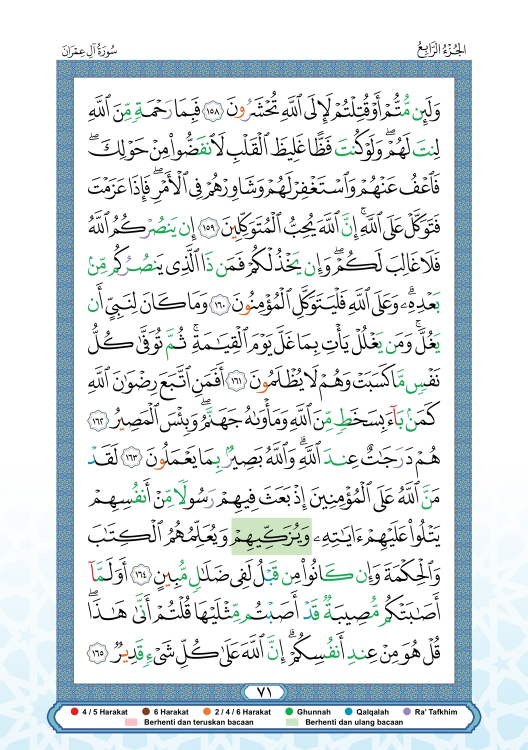
#> input picture v3Quran_Verificator/QariOCR_Finetuning/FT1/training_data/database/reference_imgs/071.jpg, 1056 x 1500 px (shown at 1/2 size); its folder holds only this picture in this run
$ python augment_perfect_pages.py
#> lines starting #> are read from the running program, lines starting #| are printed output that depends on the picture
"""
Data Augmentation Script for Perfect Quran Pages
=================================================

This script generates augmented versions of the 604 reference images to:
1. Prevent model memorization of specific images
2. Improve generalization to different image conditions
3. Force the model to learn features rather than memorize patterns

Augmentation techniques:
- Rotation (±2-5 degrees)
- Brightness/contrast variations
- Slight blur/noise
- Cropping/scaling
- Color temperature adjustments

Output: 1,200-1,500 augmented perfect samples (2-2.5x original)
"""

import os
import json
import cv2
import numpy as np
from PIL import Image, ImageEnhance
from pathlib import Path
from typing import Dict, List, Tuple
import random
from tqdm import tqdm

class PerfectPageAugmentor:
    """Augment perfect Quran pages for better model generalization"""

    def __init__(self,
                 reference_imgs_dir: str = "../../database/reference_imgs",
                 output_dir: str = "../training_data/augmented_perfect",
                 ground_truth_db: str = "../../database/quran_verses.db"):
        """
        Initialize the augmentor

        Args:
            reference_imgs_dir: Path to reference images (604 pages)
            output_dir: Output directory for augmented images
            ground_truth_db: Path to database with ground truth text
        """
        self.reference_imgs_dir = Path(reference_imgs_dir)
        self.output_dir = Path(output_dir)
        self.ground_truth_db = ground_truth_db

        # Create output directory
        self.output_dir.mkdir(parents=True, exist_ok=True)

        # Augmentation parameters
        self.augmentations_per_image = 2  # Generate 2-2.5x original

        # Load ground truth
        self.ground_truth = self._load_ground_truth()

    def _load_ground_truth(self) -> Dict:
        """Load ground truth text from database"""
        import sqlite3

        ground_truth = {}

        try:
            conn = sqlite3.connect(self.ground_truth_db)
            cursor = conn.cursor()

            # Get all verses
            cursor.execute("SELECT sura_number, aya_number, text_original FROM verses ORDER BY sura_number, aya_number")
            verses = cursor.fetchall()

            # Group by page (simplified - you may need page_mapper.py for accurate mapping)
            # For now, we'll store all verses and let the training script handle page mapping
            for sura, aya, text in verses:
                key = f"{sura}_{aya}"
                ground_truth[key] = text

            conn.close()
            print(f"✅ Loaded {len(ground_truth)} verses as ground truth")

        except Exception as e:
            print(f"⚠️ Could not load ground truth from database: {e}")
            print("   Will use image filenames only")

        return ground_truth

    def augment_rotation(self, image: np.ndarray, angle_range: Tuple[float, float] = (-5, 5)) -> np.ndarray:
        """Rotate image by small angle"""
        angle = random.uniform(*angle_range)
        h, w = image.shape[:2]
        center = (w // 2, h // 2)

        # Rotation matrix
        M = cv2.getRotationMatrix2D(center, angle, 1.0)

        # Rotate with white background
        rotated = cv2.warpAffine(image, M, (w, h),
                                 borderMode=cv2.BORDER_CONSTANT,
                                 borderValue=(255, 255, 255))
        return rotated

    def augment_brightness_contrast(self, image: np.ndarray) -> np.ndarray:
        """Adjust brightness and contrast"""
        pil_image = Image.fromarray(cv2.cvtColor(image, cv2.COLOR_BGR2RGB))

        # Random brightness (0.8 to 1.2)
        brightness_factor = random.uniform(0.85, 1.15)
        enhancer = ImageEnhance.Brightness(pil_image)
        pil_image = enhancer.enhance(brightness_factor)

        # Random contrast (0.8 to 1.2)
        contrast_factor = random.uniform(0.85, 1.15)
        enhancer = ImageEnhance.Contrast(pil_image)
        pil_image = enhancer.enhance(contrast_factor)

        return cv2.cvtColor(np.array(pil_image), cv2.COLOR_RGB2BGR)

    # [15 lines left out: function augment_blur_noise, not called in this run]

    def augment_scale_crop(self, image: np.ndarray, scale_range: Tuple[float, float] = (0.95, 1.05)) -> np.ndarray:
        """Scale and crop image"""
        h, w = image.shape[:2]
        scale = random.uniform(*scale_range)

        # Resize
        new_w, new_h = int(w * scale), int(h * scale)
        scaled = cv2.resize(image, (new_w, new_h), interpolation=cv2.INTER_LINEAR)

        # Crop or pad to original size
        if scale > 1.0:
            # Crop center
            start_x = (new_w - w) // 2
            start_y = (new_h - h) // 2
            return scaled[start_y:start_y+h, start_x:start_x+w]
        else:
            # Pad with white
            pad_x = (w - new_w) // 2
            pad_y = (h - new_h) // 2
            padded = np.full((h, w, 3), 255, dtype=np.uint8)
            padded[pad_y:pad_y+new_h, pad_x:pad_x+new_w] = scaled
            return padded

    # [13 lines left out: function augment_color_temperature, not called in this run]

    def apply_augmentation_pipeline(self, image: np.ndarray, augmentation_level: str = 'medium') -> np.ndarray:
        """Apply a pipeline of augmentations"""

        if augmentation_level == 'light':
            # Light augmentation - 1-2 techniques
            techniques = random.sample([
                self.augment_brightness_contrast,
                self.augment_rotation,
            ], k=random.randint(1, 2))

        elif augmentation_level == 'medium':
            # Medium augmentation - 2-3 techniques
            techniques = random.sample([
                self.augment_brightness_contrast,
                self.augment_rotation,
                self.augment_blur_noise,
                self.augment_scale_crop,
            ], k=random.randint(2, 3))

        else:  # heavy
            # Heavy augmentation - 3-4 techniques
            techniques = random.sample([
                self.augment_brightness_contrast,
                self.augment_rotation,
                self.augment_blur_noise,
                self.augment_scale_crop,
                self.augment_color_temperature,
            ], k=random.randint(3, 4))

        # Apply techniques sequentially
        augmented = image.copy()
        for technique in techniques:
            augmented = technique(augmented)

        return augmented

    def augment_single_image(self, image_path: Path, page_number: int) -> List[Dict]:
        """Augment a single image and return metadata"""
#> called with page_number = 71

        # Load image
        image = cv2.imread(str(image_path))
#> image is the input picture: shape (1500, 1056, 3); mean B, G, R 231.9, 229.5, 223.4
        if image is None:
            print(f"⚠️ Could not load image: {image_path}")
            return []

        augmented_samples = []

        # Generate augmented versions
        for i in range(self.augmentations_per_image):
            # Determine augmentation level
            if i == 0:
                level = 'light'
            elif i == 1:
                level = 'medium'
            else:
                level = 'heavy'

            # Apply augmentation
            augmented = self.apply_augmentation_pipeline(image, level)

            # Save augmented image
            output_filename = f"page_{page_number:03d}_aug_{i+1}.jpg"
            output_path = self.output_dir / output_filename
            cv2.imwrite(str(output_path), augmented, [cv2.IMWRITE_JPEG_QUALITY, 95])

            # Create metadata
            sample = {
                "id": f"perfect_aug_{page_number:03d}_{i+1}",
                "image_path": str(output_path.relative_to(self.output_dir.parent)),
                "original_page": page_number,
                "augmentation_level": level,
                "is_augmented": True,
                "has_error": False,
                "task": "text_extraction"
            }

            augmented_samples.append(sample)
#> this loop made 2 passes
#> pass 1, in augment_rotation, `rotated = cv2.warpAffine(image, M, (w, h), borderMode=cv2.BORDER_CONST..`:
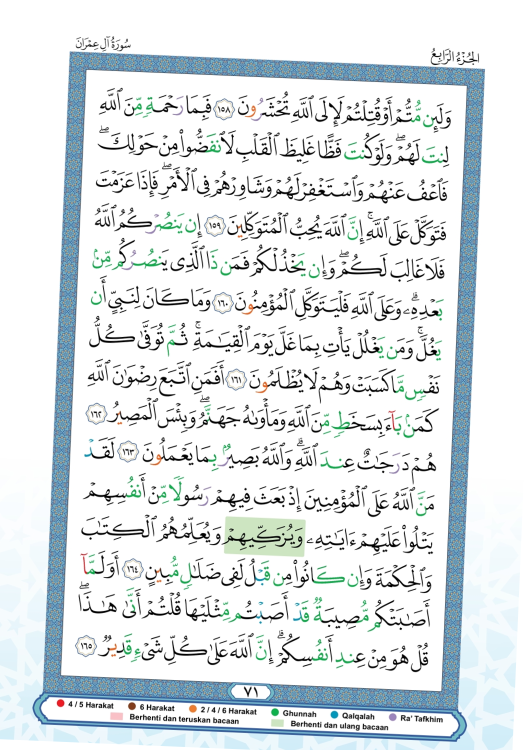
#> rotated: shape (1500, 1056, 3) (shown at 1/2 size); mean B, G, R 231.9, 229.6, 223.6
#> pass 1, in augment_single_image, `augmented = self.apply_augmentation_pipeline(image, level)`:
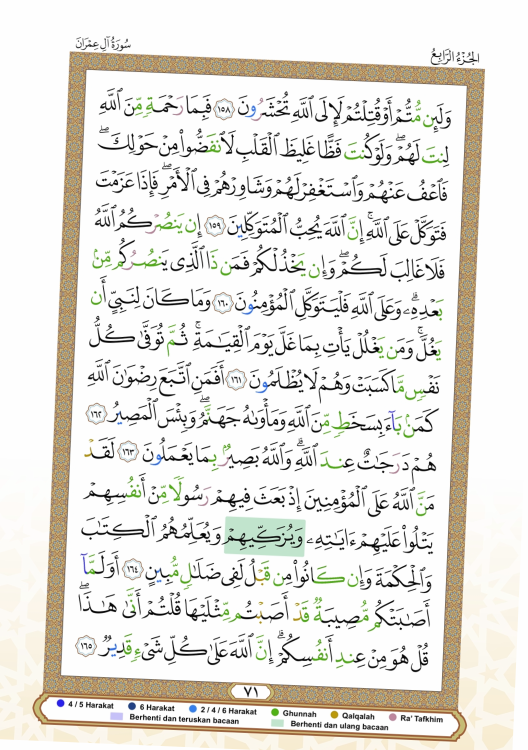
#> augmented: shape (1500, 1056, 3) (shown at 1/2 size); mean R, G, B 231.5, 229.2, 223.4
#> after the loop, augmented_samples = 2 items

        return augmented_samples

    def generate_augmented_dataset(self) -> Dict:
        """Generate complete augmented dataset"""

        print("🔄 Starting data augmentation for perfect pages...")
        print(f"   Reference images: {self.reference_imgs_dir}")
        print(f"   Output directory: {self.output_dir}")
        print(f"   Augmentations per image: {self.augmentations_per_image}")

        # Find all reference images
        image_files = sorted(self.reference_imgs_dir.glob("*.jpg"))
        print(f"   Found {len(image_files)} reference images")

        if len(image_files) == 0:
            print("❌ No reference images found!")
            return {}

        all_samples = []

        # Process each image
        for image_path in tqdm(image_files, desc="Augmenting images"):
            # Extract page number from filename (e.g., "001.jpg" -> 1)
            page_number = int(image_path.stem)

            # Augment image
            samples = self.augment_single_image(image_path, page_number)
#> samples = 2 items
            all_samples.extend(samples)

        # Generate metadata
        metadata = {
            "dataset_name": "Augmented Perfect Quran Pages",
            "version": "1.0",
            "total_samples": len(all_samples),
            "original_images": len(image_files),
            "augmentations_per_image": self.augmentations_per_image,
            "augmentation_techniques": [
                "rotation", "brightness/contrast", "blur/noise",
                "scale/crop", "color_temperature"
            ],
            "purpose": "Prevent memorization and improve generalization",
            "samples": all_samples
        }

        # Save metadata
        metadata_path = self.output_dir / "metadata_augmented.json"
        with open(metadata_path, 'w', encoding='utf-8') as f:
            json.dump(metadata, f, indent=2, ensure_ascii=False)

        print(f"\n✅ Augmentation complete!")
        print(f"   Total augmented samples: {len(all_samples)}")
#|    Total augmented samples: 2
        print(f"   Metadata saved to: {metadata_path}")

        return metadata

def main():
    """Main execution"""
    import argparse

    parser = argparse.ArgumentParser(description="Augment perfect Quran pages for FT2")
    parser.add_argument("--reference-dir", type=str,
                       default="../../database/reference_imgs",
                       help="Directory containing reference images")
    parser.add_argument("--output-dir", type=str,
                       default="../training_data/augmented_perfect",
                       help="Output directory for augmented images")
    parser.add_argument("--augmentations", type=int, default=2,
                       help="Number of augmentations per image (default: 2)")
    parser.add_argument("--db-path", type=str,
                       default="../../database/quran_verses.db",
                       help="Path to ground truth database")

    args = parser.parse_args()

    # Create augmentor
    augmentor = PerfectPageAugmentor(
        reference_imgs_dir=args.reference_dir,
        output_dir=args.output_dir,
        ground_truth_db=args.db_path
    )

    # Set augmentations per image
    augmentor.augmentations_per_image = args.augmentations

    # Generate augmented dataset
    metadata = augmentor.generate_augmented_dataset()
#> metadata = 8 items

    print("\n" + "="*50)
    print("📊 Augmentation Summary:")
    print(f"   Original images: {metadata.get('original_images', 0)}")
#|    Original images: 1
    print(f"   Augmented samples: {metadata.get('total_samples', 0)}")
#|    Augmented samples: 2
    print(f"   Multiplication factor: {metadata.get('total_samples', 0) / metadata.get('original_images', 1):.1f}x")
#|    Multiplication factor: 2.0x
    print("="*50)

if __name__ == "__main__":
    main()

$ run again, on v3Quran_Verificator/QariOCR_Finetuning/FT1/training_data/database/reference_imgs/206.jpg
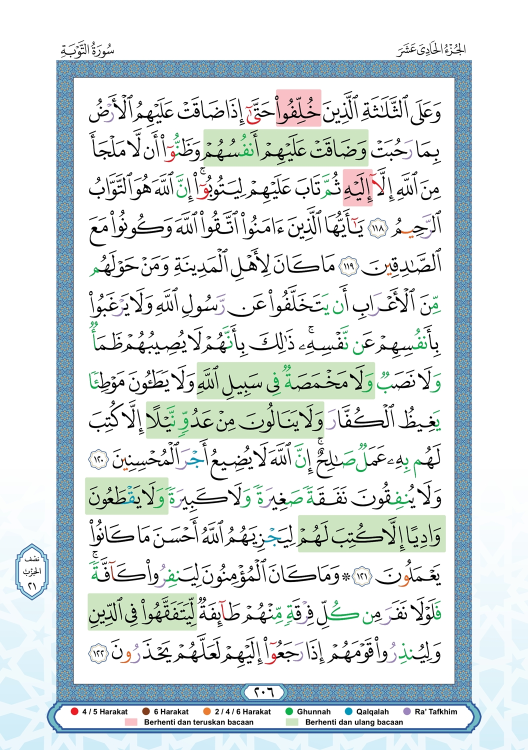
#> input picture v3Quran_Verificator/QariOCR_Finetuning/FT1/training_data/database/reference_imgs/206.jpg, 1056 x 1500 px (shown at 1/2 size)
#> in augment_single_image, image is the input picture: shape (1500, 1056, 3); mean B, G, R 227.2, 227, 219.9
#> the loop in augment_single_image, `for i in range(self.augmentations_per_image):` made 2 passes
#> pass 1, in augment_rotation, `rotated = cv2.warpAffine(image, M, (w, h), borderMode=cv2.BORDER_CONST..`:
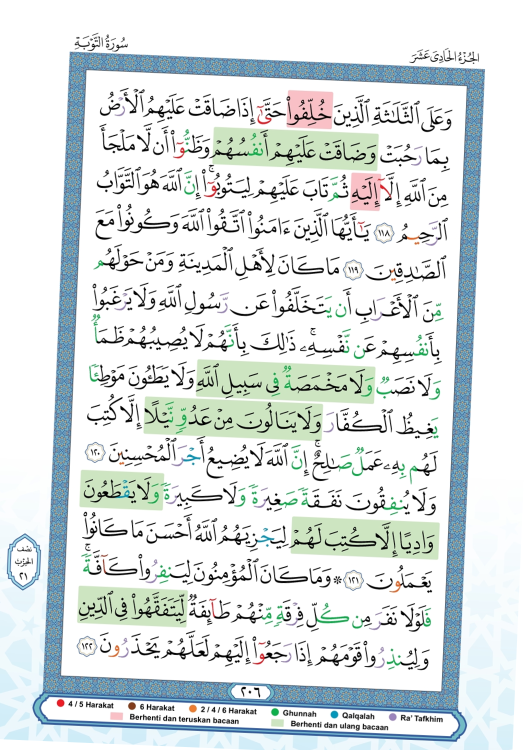
#> rotated: shape (1500, 1056, 3) (shown at 1/2 size); mean B, G, R 227.3, 227.1, 220.2
#> pass 1, in augment_single_image, `augmented = self.apply_augmentation_pipeline(image, level)`:
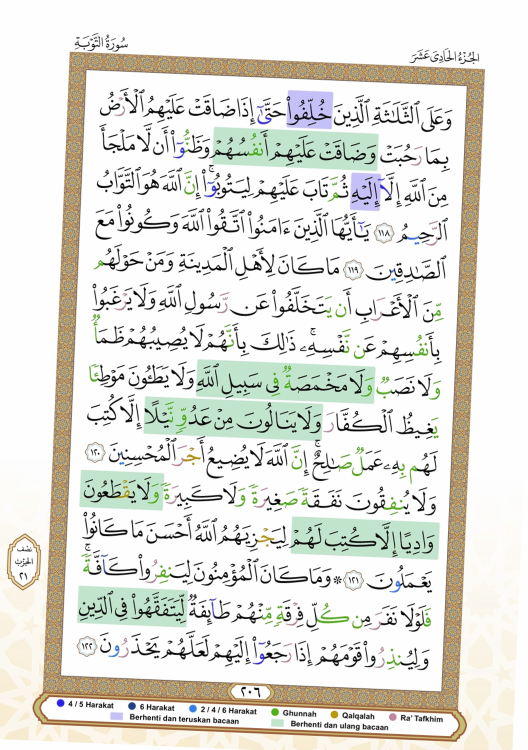
#> augmented: shape (1500, 1056, 3) (shown at 1/2 size); mean R, G, B 226.9, 226.7, 220.1
#> after the loop in augment_single_image, `for i in range(self.augmentations_per_image):`: augmented_samples = 2 items
#|    Total augmented samples: 2
#> metadata = 8 items
#|    Original images: 1
#|    Augmented samples: 2
#|    Multiplication factor: 2.0x

$ run again, on v3Quran_Verificator/QariOCR_Finetuning/FT1/training_data/database/reference_imgs/230.jpg
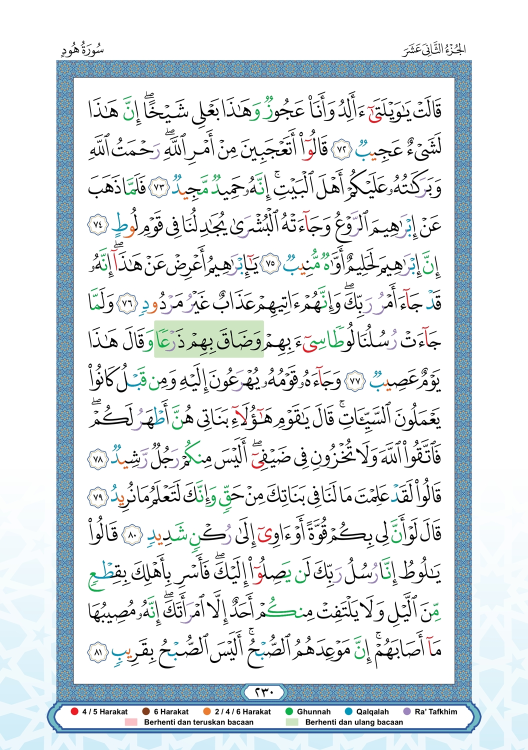
#> input picture v3Quran_Verificator/QariOCR_Finetuning/FT1/training_data/database/reference_imgs/230.jpg, 1056 x 1500 px (shown at 1/2 size)
#> in augment_single_image, image is the input picture: shape (1500, 1056, 3); mean B, G, R 232.1, 229.6, 223.7
#> the loop in augment_single_image, `for i in range(self.augmentations_per_image):` made 2 passes
#> pass 1, in augment_rotation, `rotated = cv2.warpAffine(image, M, (w, h), borderMode=cv2.BORDER_CONST..`:
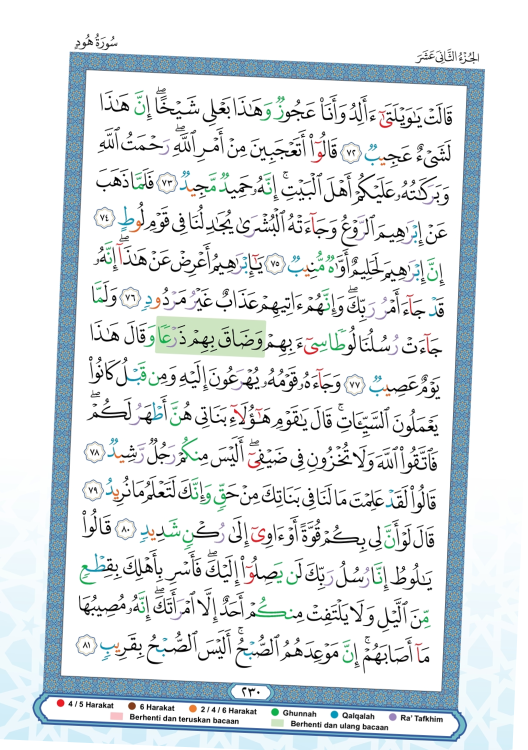
#> rotated: shape (1500, 1056, 3) (shown at 1/2 size); mean B, G, R 232.2, 229.7, 224
#> pass 1, in augment_single_image, `augmented = self.apply_augmentation_pipeline(image, level)`:
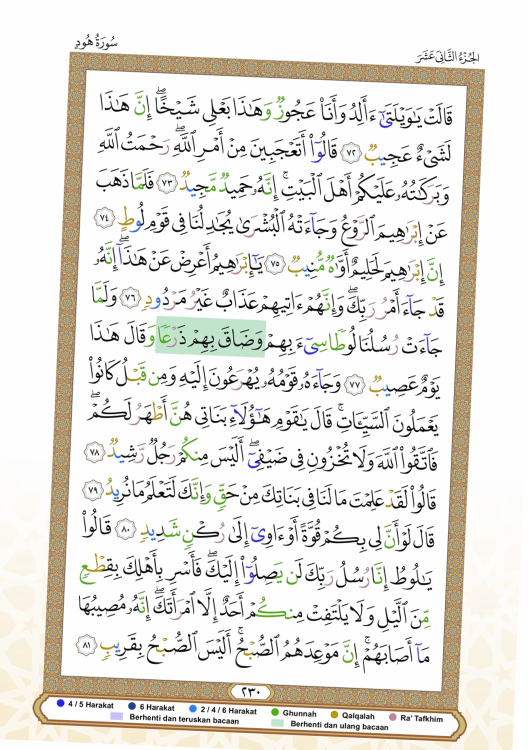
#> augmented: shape (1500, 1056, 3) (shown at 1/2 size); mean R, G, B 231.7, 229.3, 223.8
#> after the loop in augment_single_image, `for i in range(self.augmentations_per_image):`: augmented_samples = 2 items
#|    Total augmented samples: 2
#> metadata = 8 items
#|    Original images: 1
#|    Augmented samples: 2
#|    Multiplication factor: 2.0x

$ run again, on v3Quran_Verificator/QariOCR_Finetuning/FT1/training_data/database/reference_imgs/281.jpg
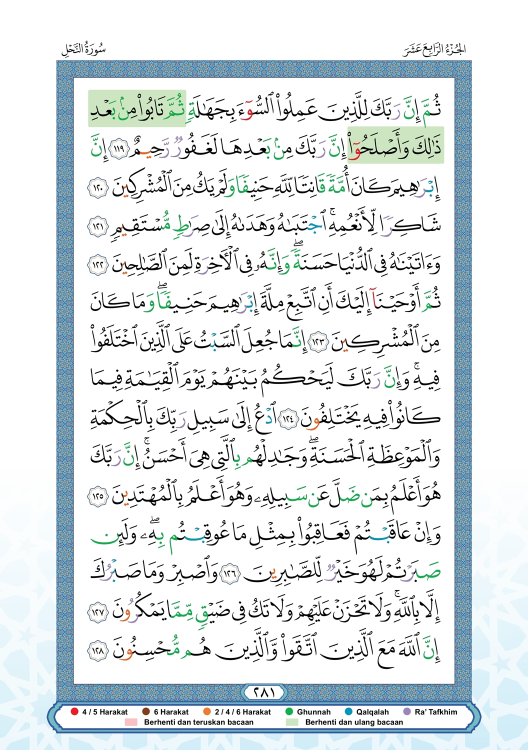
#> input picture v3Quran_Verificator/QariOCR_Finetuning/FT1/training_data/database/reference_imgs/281.jpg, 1056 x 1500 px (shown at 1/2 size)
#> in augment_single_image, image is the input picture: shape (1500, 1056, 3); mean B, G, R 232, 229.8, 223.7
#> the loop in augment_single_image, `for i in range(self.augmentations_per_image):` made 2 passes
#> pass 1, in augment_rotation, `rotated = cv2.warpAffine(image, M, (w, h), borderMode=cv2.BORDER_CONST..`:
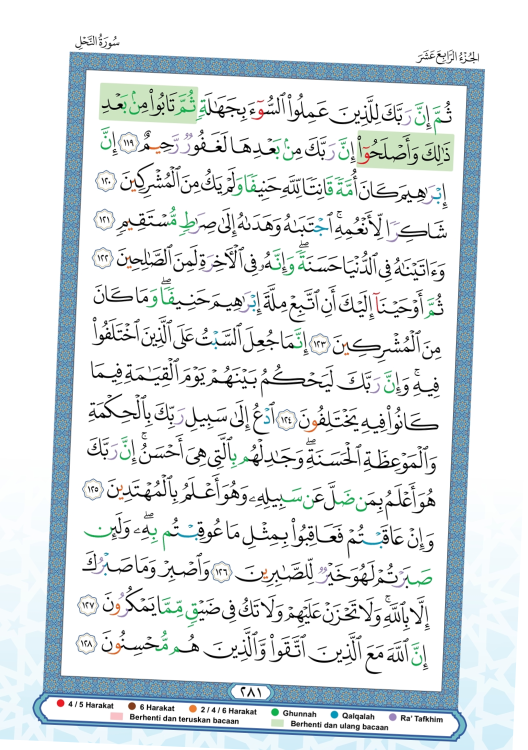
#> rotated: shape (1500, 1056, 3) (shown at 1/2 size); mean B, G, R 232, 229.9, 223.9
#> pass 1, in augment_single_image, `augmented = self.apply_augmentation_pipeline(image, level)`:
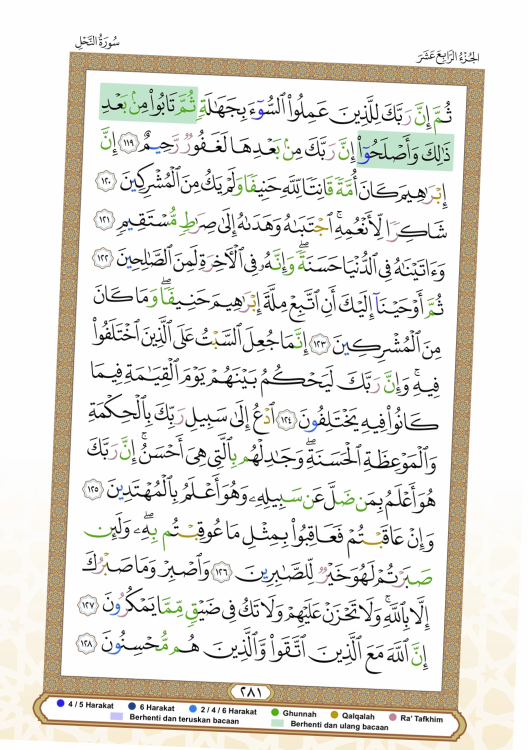
#> augmented: shape (1500, 1056, 3) (shown at 1/2 size); mean R, G, B 231.6, 229.5, 223.7
#> after the loop in augment_single_image, `for i in range(self.augmentations_per_image):`: augmented_samples = 2 items
#|    Total augmented samples: 2
#> metadata = 8 items
#|    Original images: 1
#|    Augmented samples: 2
#|    Multiplication factor: 2.0x
